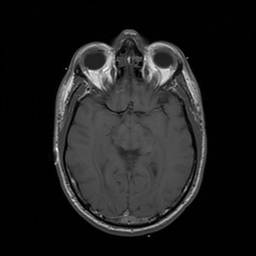
#> input picture images/t1.jpg, 256 x 256 px
$ jupyter execute ImageRegistration.ipynb   (shell and % lines are left out)
#> lines starting #> are read from the running program, lines starting #| are printed output that depends on the picture
[cell 1]
import cv2
import numpy as np
import matplotlib.pyplot as plt

Sum of Absolute Differences (SAD): $SAD(f,g)=\sum_{m=1}^M \sum_{n=1}^N \vert f_{mn} - g_{mn} \vert$

[cell 2]
f = cv2.imread(r'./images/t1.jpg', cv2.IMREAD_GRAYSCALE)
#> f is the input picture: shape (256, 256); min 0, max 255, mean 29.6
f = f.astype(np.double)

plt.figure()
plt.imshow(f, cmap=plt.cm.gray, vmin=0, vmax=255)
plt.axis('off')
plt.show()
plt.close()

[cell 3]
g = np.roll(f, 30, axis=1)
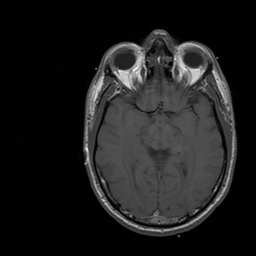
#> g: shape (256, 256) float64; min 0, max 255, mean 29.6
g = np.roll(g, 10, axis=0)
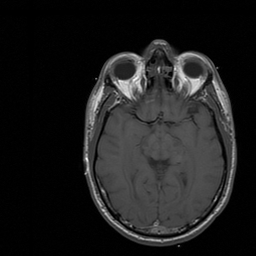
#> g: shape (256, 256) float64; min 0, max 255, mean 29.6

plt.figure()
plt.imshow(g, cmap=plt.cm.gray, vmin=0, vmax=255)
plt.axis('off')
plt.show()
plt.close()

[cell 4]
def SAC(f,g):
    assert f.shape == g.shape
    return np.sum(np.abs(f-g).ravel())

[cell 5]
SAC(f,g)
#> Out = 1472212

[cell 6]
plt.figure()
plt.imshow(np.abs(f-g), cmap=plt.cm.gray, vmin=0, vmax=255)
plt.axis('off')
plt.show()
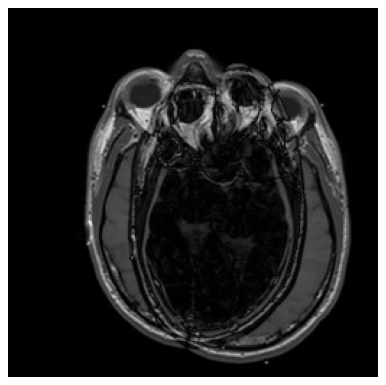
#> figure drawn by matplotlib, 1 panel
plt.close()

[cell 7]
def n8_change(f, g, objective_function):
    '''
        f is the first and g is the second image which we want to
        register it ro f
    '''
    changes = np.zeros((3,3), dtype=np.double)

    changes[1,1] = objective_function(f,g)

    changes[0,0] = objective_function(f, np.roll(np.roll(g, -1, axis=0), -1, axis=1)) # from [1,1]
    changes[2,0] = objective_function(f, np.roll(np.roll(g, 1, axis=0), -1, axis=1)) # from [1,1]
    changes[2,2] = objective_function(f, np.roll(np.roll(g, 1, axis=0), 1, axis=1)) # from [1,1]
    changes[0,2] = objective_function(f, np.roll(np.roll(g, -1, axis=0), 1, axis=1)) # from [1,1]

    changes[0,1] = objective_function(f, np.roll(g, -1, axis=0)) # from [1,1]
    changes[2,1] = objective_function(f, np.roll(g, 1, axis=0)) # from [1,1]
    changes[1,0] = objective_function(f, np.roll(g, -1, axis=1)) # from [1,1]
    changes[1,2] = objective_function(f, np.roll(g, 1, axis=1)) # from [1,1]

    return changes

[cell 8]
change = n8_change(f, g, SAC)
#> change = [[1448502, 1470352, 1492214], [1451516, 1472212, 1494544], [1456020, 1476570, 1497196]]
change
#> Out has the same summary as change

[cell 9]
def index_to_coo(index, shape):
    return index // shape[0], index - index // shape[0]

[cell 10]
index_to_coo(np.argmin(change), (3,3))
#> Out = (0, 0)

[cell 11]
def apply_translation(f, min_coo):
#> called with min_coo = (0, 0)
    r_trans = min_coo[0] - 1
#> r_trans = -1
    c_trans = min_coo[1] - 1
#> c_trans = -1

    g = np.copy(f)

    g = np.roll(g, r_trans, axis=1)
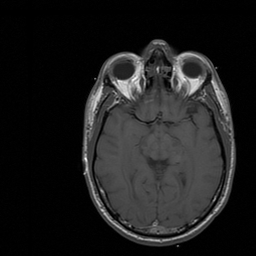
#> g: shape (256, 256) float64; min 0, max 255, mean 29.6
    g = np.roll(g, c_trans, axis=0)
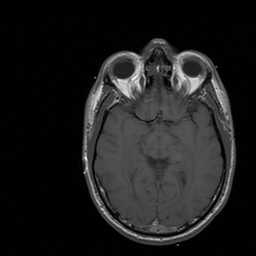
#> g: shape (256, 256) float64; min 0, max 255, mean 29.6

    return g

[cell 12]
h = apply_translation(g, index_to_coo(np.argmin(change), (3,3)))

[cell 13]
plt.figure()
plt.imshow(np.abs(f-h), cmap=plt.cm.gray, vmin=0, vmax=255)
plt.axis('off')
plt.show()
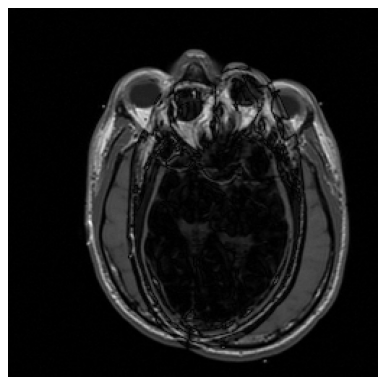
#> figure drawn by matplotlib, 1 panel
plt.close()

[cell 14]
h = np.copy(g)
count = 0
while (True):
    # computing change in N_8
    change = n8_change(f, h, SAC)

    # min index
    min_index = np.argmin(change)
#> min_index = 0

    # min_coo
    min_coo = index_to_coo(min_index, (3,3))
#> min_coo = (0, 0)

    # apply translation
    h = apply_translation(h, min_coo)

    plt.figure()
    plt.imshow(np.abs(f-h), cmap=plt.cm.gray, vmin=0, vmax=255)
    plt.axis('off')
    plt.show()
    plt.close()

    count += 1

    if SAC(f, h) <= 100:
        break

print("After {} steps, we arrived at SAC equal to {:0.0f}".format(count, SAC(f,h)))

$ run again, with images/t2.jpg copied over images/t1.jpg
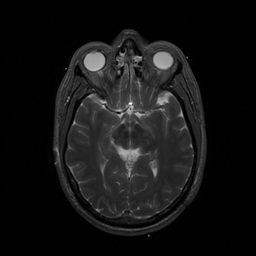
#> input picture images/t2.jpg, 256 x 256 px
#> f is the input picture: shape (256, 256); min 0, max 255, mean 20.4
#> `g = np.roll(g, 10, axis=0)`:
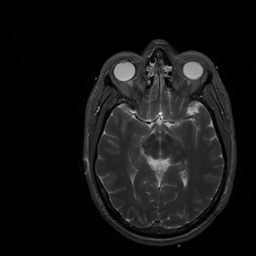
#> g: shape (256, 256) float64; min 0, max 255, mean 20.4
#> `SAC(f,g)`: Out = 1080868
#> change = [[1061032, 1077766, 1095174], [1065004, 1080868, 1098610], [1069790, 1085288, 1101892]]
#> `change`: Out has the same summary as change
#> `index_to_coo(np.argmin(change), (3,3))`: Out = (0, 0)
#> r_trans = -1
#> `plt.show()`:
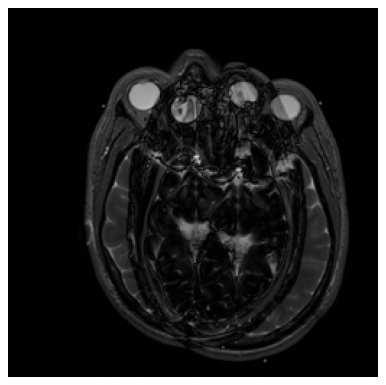
#> figure drawn by matplotlib, 1 panel
#> min_index = 0
#> min_coo = (0, 0)

$ run again, with images/ct.jpg copied over images/t1.jpg
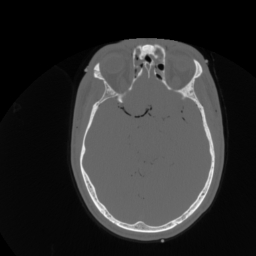
#> input picture images/ct.jpg, 256 x 256 px
#> f is the input picture: shape (256, 256); min 0, max 247, mean 45.9
#> `g = np.roll(g, 10, axis=0)`:
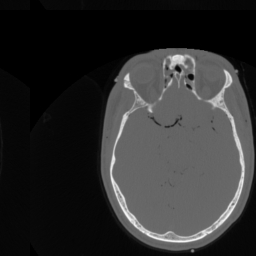
#> g: shape (256, 256) float64; min 0, max 247, mean 45.9
#> `SAC(f,g)`: Out = 1781370
#> change = [[1732004, 1768736, 1805772], [1745122, 1781370, 1818152], [1758608, 1794452, 1830730]]
#> `change`: Out has the same summary as change
#> `index_to_coo(np.argmin(change), (3,3))`: Out = (0, 0)
#> r_trans = -1
#> `plt.show()`:
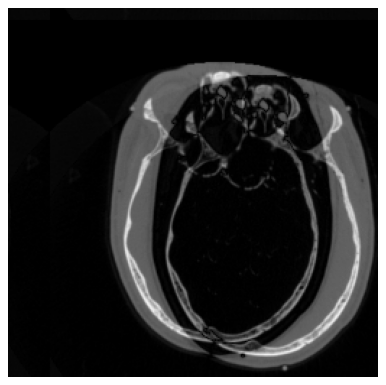
#> figure drawn by matplotlib, 1 panel
#> min_index = 0
#> min_coo = (0, 0)
